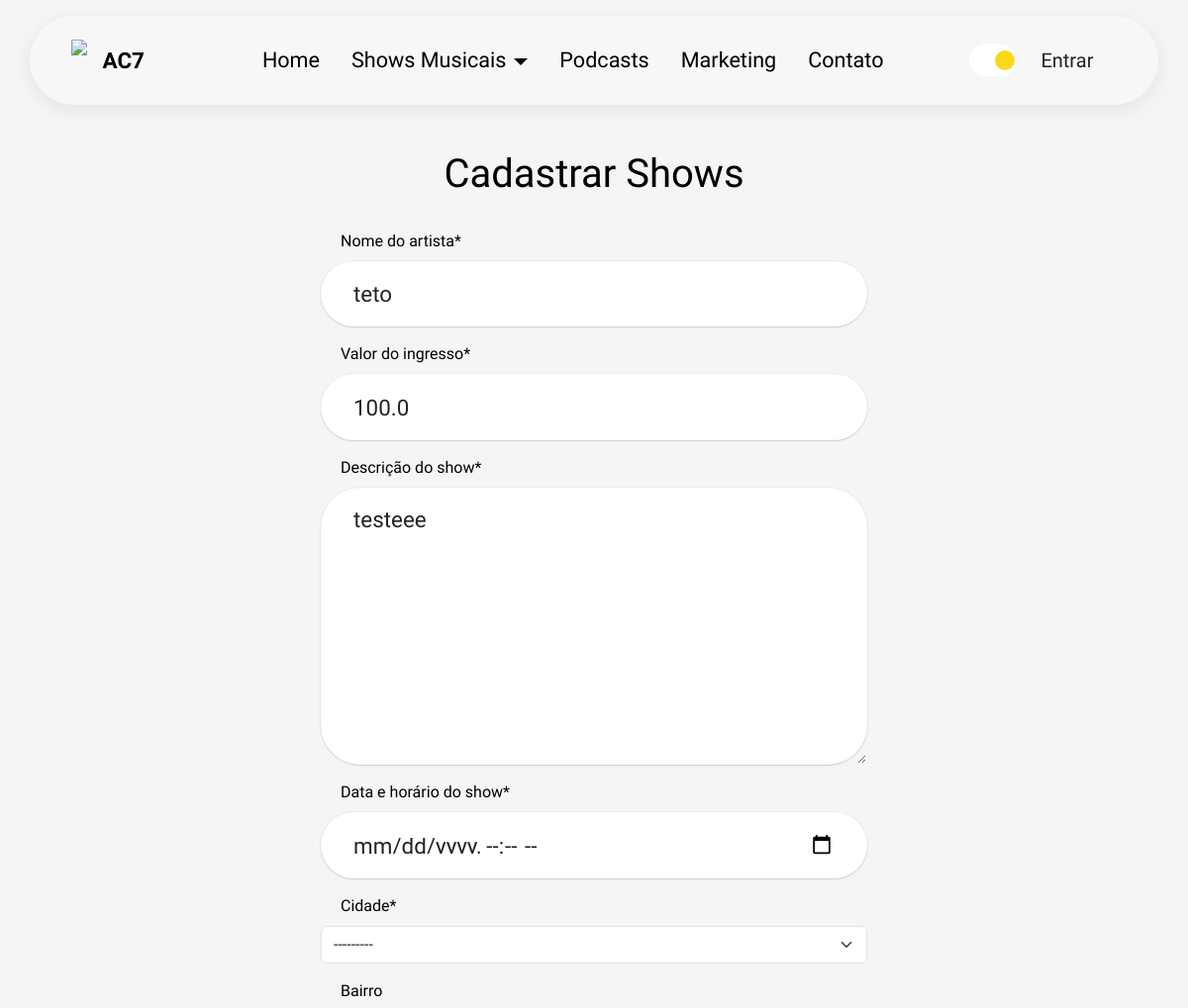
/show/update_show/1 (upper part), run on an earlier commit of the app's database.
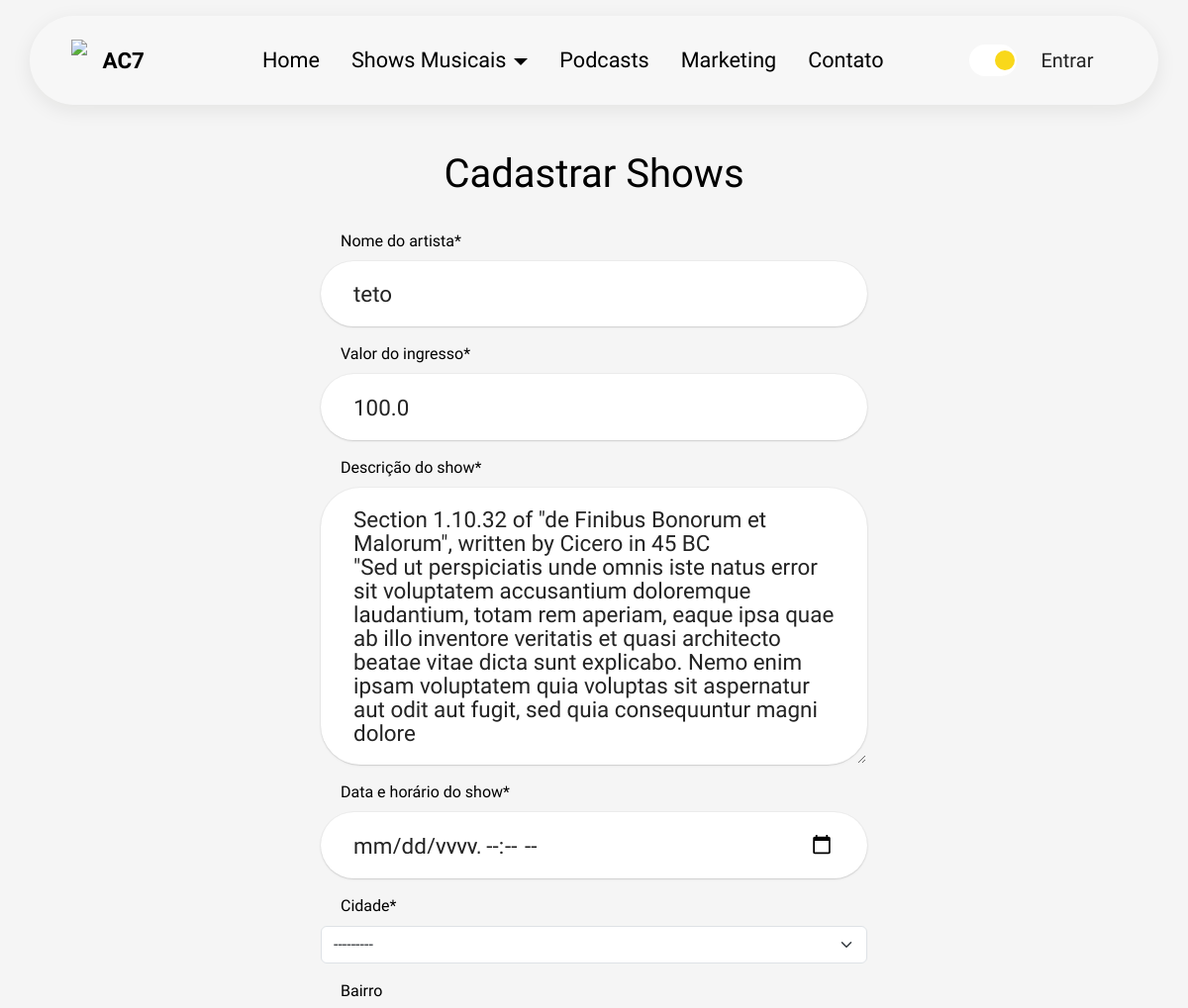
And on a later commit of the database.
### show/models.py (models this page shows, shortened)
class Show(models.Model):
    choice_city = (
        ('Itu', 'Itu'),
        ('Salto', 'Salto'),
        ('Campinas', 'Campinas')
    )
    artist = models.CharField(max_length=25, verbose_name='Nome do artista')
    price = models.FloatField(verbose_name='Valor do ingresso')
    datetime = models.DateTimeField(verbose_name='Data e horário do show')
    description = models.TextField(verbose_name='Descrição do show')
    image = models.ImageField(verbose_name='Imagem de capa', upload_to="img")
    city = models.CharField(verbose_name='Cidade', choices=choice_city, max_length=15)
    neighbourhood = models.CharField(verbose_name='Bairro', max_length=25, null=True, blank=True)
    street = models.CharField(verbose_name='Rua', max_length=50, null=True, blank=True)
    cep = models.CharField(max_length=10, null=True, blank=True)

### show/views.py (the view)
# urls.py: path('update_show/<int:pk>', ShowUpdate.as_view(), name='update_show'),
class ShowUpdate(UpdateView):
    model = Show
    form_class = ShowForm
    template_name = 'cadastrar_shows.html'
    success_url = reverse_lazy('exibir_shows')

### show/forms.py
class ShowForm(forms.ModelForm):
    class Meta:
        model = Show
        fields = ['artist', 'price', 'description', 'datetime', 'city', 'neighbourhood', 'street', 'cep', 'image']
        widgets = {
            'datetime': forms.DateTimeInput(attrs={'type': 'datetime-local'}),
        }

### show/templates/cadastrar_shows.html (shortened to what this page needs)
{% extends 'bases/base.html' %}
{% load static %}
{% load crispy_forms_tags %}
{% block 'body' %}
<section data-bs-version="5.1" class="menu menu2 cid-tJS6tZXiPa" once="menu" id="menu02-22">
    <nav class="navbar navbar-dropdown navbar-fixed-top navbar-expand-lg">
        <div class="container">
            <div class="navbar-brand">
                <span class="navbar-logo">
                    <a href="https://mobirise.com">
                        <img src="assets/images/logo.png" style="height: 2.6rem;">
                    </a>
                </span>
                <span class="navbar-caption-wrap"><a class="navbar-caption btn-header display-4"
                        href="{% url 'home' %}">AC7</a></span>
            </div>
            <div class="collapse navbar-collapse" id="navbarSupportedContent">
                <ul class="navbar-nav nav-dropdown" data-app-modern-menu="true">
                    <li class="nav-item">
                        <a class="nav-link link btn-header btn-links" href="{% url 'home' %}">Home</a>
                    </li>
                    <li class="nav-item dropdown">
                        <a class="nav-link dropdown-toggle link btn-header btn-links" href="#"
                            id="navbarDropdownMenuLink">
                            Shows Musicais
                        </a>
                    </li>
                    <li class="nav-item">
                        <a class="nav-link link btn-header btn-links" href="{% url 'podcast' %}"
                            aria-expanded="false">Podcasts</a>
                    </li>
                    <li class="nav-item">
                        <a class="nav-link link btn-header btn-links" href="{% url 'publicidade' %}"
                            aria-expanded="false">Marketing</a>
                    </li>
                    <li class="nav-item">
                        <a class="nav-link link btn-header btn-links"
                            href="{% url 'home' %}#contacts02-9">Contato</a>
                    </li>
                </ul>
                <div class="desktop-profile">
                    <button class="theme-btn active" aria-label="Change Theme" onclick="changeTheme()" title="Change Theme" data-theme-btn>
                        <span class="theme-icon"></span>
                    </button>
                </div>
                {% if user.is_authenticated %}
                <div class="desktop-profile">
                    <div class="btn-group">
                        <button type="button" class="btn btn-link btn-header text-decoration-none dropdown-toggle" data-bs-toggle="dropdown" aria-expanded="false">
                        <ion-icon class="icons me-1" name="person-circle-outline"></ion-icon>
                      {{ request.user | title }}
                    </button>
                        <ul class="dropdown-menu">
                            <li><a class="dropdown-item ps-3" href="#"><ion-icon class="icons me-1" style="margin-bottom: -5px;" name="person-outline"></ion-icon>Meu perfil</a></li>
                            <li>
                                <a class="dropdown-item ps-3" href="#">
                                    <ion-icon class="icons me-1" style="margin-bottom: -5px; margin-left: -2px;" name="lock-closed-outline"></ion-icon>Alterar senha</a>
                            </li>
                            <li>
                                <a class="dropdown-item ps-4" href="{% url 'cadastrar_shows' %}">
                                    <ion-icon class="icons me-1" style="margin-bottom: -5px; margin-left: -10px;" name="musical-notes-outline"></ion-icon>Novo Show</a>
                            </li>
                            <li>
                                <a class="dropdown-item ps-3" href="{% url 'logout' %}">
                                    <ion-icon class="icons me-1" style="margin-bottom: -5px;" name="exit-outline"></ion-icon>Sair</a>
                            </li>
                        </ul>
                    </div>
                </div>
                {% else %}
                <a href="{% url 'login' %}">
                    <button id="desktop-profile" class="fs-5 me-5 ms-3 text-black">Entrar</button>
                </a>
                {% endif %}
            </div>
            </div>
    </nav>
</section>
<div class="container-fluid mb-5" style="margin-top: 120px" style="background-color: whitesmoke;">
    <div class="row justify-content-center">
        <div class="col-md-6">
            <div class="display-6 text-center mt-4 mb-4">
                Cadastrar Shows
            </div>
            <form method="post" enctype="multipart/form-data">
                {% csrf_token %} {{ form|crispy }}
            </form>
        </div>
    </div>
</div>
{% endblock %}

### templates/bases/base.html (shortened to what this page needs)
{% load static %}
<!DOCTYPE html>
<html>
<head>
    <link href="https://cdn.jsdelivr.net/npm/bootstrap@5.3.0/dist/css/bootstrap.min.css" rel="stylesheet">
    <link rel="stylesheet" href="{% static 'geral/css/web/mobirise2.css' %}">
    <link rel="stylesheet" href="{% static 'geral/css/animatecss/animate.css' %}">
    <link rel="stylesheet" href="{% static 'geral/css/dropdown/style.css' %}">
    <link rel="stylesheet" href="{% static 'geral/css/socicon/css/styles.css' %}">
    <link rel="stylesheet" href="{% static 'geral/css/theme/style.css' %}">
    <link rel="stylesheet" href="{% static 'geral/css/main/style.css' %}">
    <link rel="stylesheet" href="{% static 'geral/css/mobirise/mbr-additional.css' %}" type="text/css">
</head>
<body class="light_theme">
    {% block 'body' %}{% endblock %}
</body>

### templates/static/geral/css/dropdown/style.css (style rules this page uses)
.navbar-dropdown { left: 0; padding: 0; position: absolute; right: 0; top: 0; transition: all 0.45s ease; z-index: 1030; background: #282828; }
.navbar-dropdown .navbar-logo { margin-right: 0.8rem; transition: margin 0.3s ease-in-out; vertical-align: middle; }
.navbar-dropdown .navbar-logo img { height: 3.125rem; transition: all 0.3s ease-in-out; }
.navbar-dropdown .navbar-caption { font-weight: 700; white-space: normal; vertical-align: -4px; line-height: 3.125rem !important; }
.navbar-dropdown .navbar-caption, .navbar-dropdown .navbar-caption:hover { color: inherit; text-decoration: none; }
.navbar-dropdown.navbar-fixed-top { position: fixed; }
.navbar-dropdown .navbar-brand span { vertical-align: -4px; }
.nav-dropdown { font-size: 0.75rem; font-weight: 500; height: auto !important; }
.nav-dropdown .link { margin: .667em 1.667em; font-weight: 500; padding: 0; transition: color .2s ease-in-out; }
.nav-dropdown .link.dropdown-toggle { margin-right: 2.583em; }
.nav-dropdown .link.dropdown-toggle::after { margin-left: .25rem; border-top: 0.35em solid; border-right: 0.35em solid transparent; border-left: 0.35em solid transparent; border-bottom: 0; }
.nav-dropdown .link::after, .nav-dropdown .dropdown-item::after { color: inherit; }

### templates/static/geral/css/theme/style.css (style rules this page uses)
section { background-color: #ffffff; }
body { font-style: normal; line-height: 1.5; font-weight: 400; color: #232323; position: relative; }
button { background-color: transparent; border-color: transparent; }
section, .container, .container-fluid { position: relative; word-wrap: break-word; }
a { font-style: normal; font-weight: 400; cursor: pointer; }
a, a:hover { text-decoration: none; }
h1, h2, h3, h4, h5, h6, .display-1, .display-2, .display-4, .display-5, .display-7, span, p, a { line-height: 1; word-break: break-word; word-wrap: break-word; font-weight: 400; }
section { background-position: 50% 50%; background-repeat: no-repeat; background-size: cover; }
img, iframe { display: block; width: 100%; }
.menu .navbar-brand { display: -webkit-flex; }
.menu .navbar-brand span { display: flex; display: -webkit-flex; }
.menu .navbar-brand .navbar-caption-wrap { display: -webkit-flex; }
.menu .navbar-brand .navbar-logo img { display: -webkit-flex; width: auto; }
@media (min-width: 992px) { .menu .navbar-nav.nav-dropdown { display: -webkit-flex; } }
.navbar { display: -webkit-flex; -webkit-flex-wrap: wrap; -webkit-align-items: center; -webkit-justify-content: space-between; }
.navbar-collapse { -webkit-flex-basis: 100%; -webkit-flex-grow: 1; -webkit-align-items: center; }
.nav-dropdown .link { padding: 0.667em 1.667em !important; margin: 0 !important; }
.row { display: -webkit-flex; -webkit-flex-wrap: wrap; }
.justify-content-center { -webkit-justify-content: center; }
html, body { height: auto; min-height: 100vh; }
.form-control { background-color: #ffffff; background-clip: border-box; color: #232323; line-height: 1rem !important; height: auto; padding: 1.2rem 2rem; transition: border-color 0.25s ease 0s; border: 1px solid transparent !important; border-radius: 4px; box-shadow: rgba(0, 0, 0, 0.07) 0px 1px 1px 0px, rgba(0, 0, 0, 0.07) 0px 1px 3px 0px, rgba(0, 0, 0, 0.03) 0px 0px 0px 1px; }
.row>* { padding-right: 1rem; padding-left: 1rem; }
textarea.form-control { line-height: 1.5rem !important; }
.form-control, form .btn { min-height: 48px; }
ul, ol, pre, blockquote { margin-bottom: 2.3125rem; }
.mt-4 { margin-top: 2rem !important; }
.mb-4 { margin-bottom: 2rem !important; }
.container, .container-fluid { padding-left: 16px; padding-right: 16px; }
.row { margin-left: -16px; margin-right: -16px; }
.row>[class*=col] { padding-left: 16px; padding-right: 16px; }
@media (min-width: 992px) { .container-fluid { padding-left: 32px; padding-right: 32px; } }

What changed in the data, as far as the page shows it:
changed Show "teto": description "testeee" → "Section 1.10.32 of \"de Finibus Bonorum et Malorum\", written by Cicero in 45 BC \"Sed ut perspiciatis unde omnis iste natus error sit voluptatem accusantium doloremque laudantium, totam rem aperiam, eaque ipsa quae ab illo inventore veritatis et quasi architecto beatae vitae dicta sunt explicabo. Nemo enim ipsam voluptatem quia voluptas sit aspernatur aut odit aut fugit, sed quia consequuntur magni dolore"
